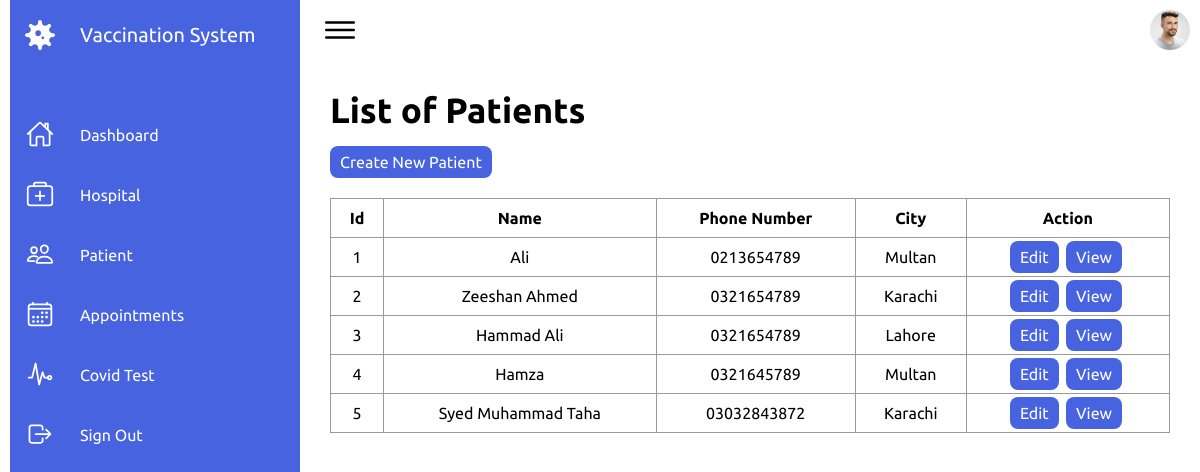
The app's page /Admin/patient.php (signed in) with its own data.
### tables this page shows
CREATE TABLE `tbl_patient` (
  `id` int(11) NOT NULL,
  `name` varchar(50) NOT NULL,
  `contact` varchar(15) NOT NULL,
  `email` varchar(50) NOT NULL,
  `password` varchar(50) NOT NULL,
  `cid` int(11) NOT NULL,
  `address` varchar(150) NOT NULL,
  `gender` varchar(15) NOT NULL,
  `image` varchar(100) NOT NULL,
  `status` varchar(50) NOT NULL DEFAULT 'activate'
);

CREATE TABLE `tbl_city` (
  `id` int(11) NOT NULL,
  `name` varchar(50) NOT NULL
);

### Admin/patient.php (the view, shortened to what this page needs)
<?php
    include("connection.php");
?>
<!DOCTYPE html>
<html lang="en">
<head>
    <link rel="stylesheet" href="assets/css/index.css">
</head>
<body>
    <div class="container">
        <?php
            include("navigation.php");
        ?>
        <div class="main">
            <div class="topbar">
                <div class="toggle">
                    <ion-icon name="menu-outline"></ion-icon>
                </div>
                <div class="user">
                    <a href='profile.php'><img src="assets/imgs/customer01.jpg" alt=""></a>
                </div>
            </div>
            <div class="mainContent">
                <h2 class="title">List of Patients</h2>
                <a href="add_new_patient.php" class="btn">Create New Patient</a>
                <table>
                    <thead>
                        <tr>
                            <th>Id</th>
                            <th>Name</th>
                            <th>Phone Number</th>
                            <th>City</th>
                            <th>Action</th>
                        </tr>
                    </thead>
                    <tbody>
                        <?php
                            $query = "SELECT tbl_patient.*,tbl_city.name as 'cname' FROM tbl_patient INNER JOIN tbl_city ON tbl_patient.cid=tbl_city.id";
                            $result = mysqli_query($connection,$query);
                            foreach($result as $row)
                            {
                                echo
                                "<tr>
                                    <td>$row[id]</td>
                                    <td>$row[name]</td>
                                    <td>$row[contact]</td>
                                    <td>$row[cname]</td>
                                    <td>
                                    <a href='edit_patient.php?id=$row[id]'>Edit</a>&nbsp;
                                    <a href='view_patient.php?id=$row[id]'>View</a>&nbsp";
                            }
                        ?>
                    </tbody>
                </table>
            </div>
        </div>
    </div>
</body>
</html>

### Admin/navigation.php (shortened to what this page needs)
<div class="navigation">
            <ul>
                <li>
                    <a href="#">
                        <span class="icon">
                        </span>
                        <span class="title" style="font-size: 20px; margin-top: 5px;">Vaccination System</span>
                    </a>
                </li>
                <li>
                    <a href="index.php">
                        <span class="icon">
                            <ion-icon name="home-outline"></ion-icon>
                        </span>
                        <span class="title">Dashboard</span>
                    </a>
                </li>
                <li>
                    <a href="hospital.php">
                        <span class="icon">
                            <ion-icon name="medkit-outline"></ion-icon>
                        </span>
                        <span class="title">Hospital</span>
                    </a>
                </li>
                <li>
                    <a href="patient.php">
                        <span class="icon">
                            <ion-icon name="people-outline"></ion-icon>
                        </span>
                        <span class="title">Patient</span>
                    </a>
                </li>
                <li>
                    <a href="appointment.php">
                        <span class="icon">
                            <ion-icon name="calendar-outline"></ion-icon>
                        </span>
                        <span class="title">Appointments</span>
                    </a>
                </li>
                <li>
                    <a href="covid-test.php">
                        <span class="icon">
                            <ion-icon name="pulse-outline"></ion-icon>
                        </span>
                        <span class="title">Covid Test</span>
                    </a>
                </li>
                <li>
                    <a href="logout.php">
                        <span class="icon">
                            <ion-icon name="log-out-outline"></ion-icon>
                        </span>
                        <span class="title">Sign Out</span>
                    </a>
                </li>
            </ul>
        </div>

### Admin/assets/css/index.css (style rules this page uses)
* { font-family: "Ubuntu", sans-serif; margin: 0; padding: 0; box-sizing: border-box; }
:root { --white: #fff; --gray: #f5f5f5; --black1: #222; --black2: #999; --blue:#4763e0; }
body { min-height: 100vh; overflow-x: hidden; }
.container { position: relative; width: 100%; }
.main { position: absolute; width: calc(100% - 300px); left: 300px; min-height: 100vh; background: var(--white); transition: 0.5s; }
.topbar { width: 100%; height: 60px; display: flex; justify-content: space-between; align-items: center; padding: 0 10px; }
.toggle { position: relative; width: 60px; height: 60px; display: flex; justify-content: center; align-items: center; font-size: 2.5rem; cursor: pointer; }
.user { position: relative; width: 40px; height: 40px; border-radius: 50%; overflow: hidden; cursor: pointer; }
.user img { position: absolute; top: 0; left: 0; width: 100%; height: 100%; object-fit: cover; }

### Admin/patient.php (style rules this page uses)
.mainContent { padding: 30px; }
.mainContent .title { font-size: 35px; }
.mainContent table { width: 100%; }
.mainContent table,td,th { margin-top: 20px; border: 1px solid #999; text-align: center; border-collapse: collapse; padding: 10px; }
.mainContent table a { padding: 7px 10px; background-color: #4763e0; text-decoration: none; border-radius: 8px; color: #fff; }
.mainContent .btn { display: inline-block; margin-top: 15px; padding: 7px 10px; background-color: #4763e0; text-decoration: none; border-radius: 8px; color: #fff; }
.navigation { position: fixed; width: 300px; height: 100%; background-color: #4763e0; border-left: 10px solid white; transition: 0.5s; overflow: hidden; }
.navigation ul { position: absolute; top: 0; left: 0; width: 100%; }
.navigation ul li { position: relative; width: 100%; list-style: none; border-top-left-radius: 30px; border-bottom-left-radius: 30px; }
.navigation ul li:nth-child(1) { margin-bottom: 40px; pointer-events: none; }
.navigation ul li a { position: relative; display: block; width: 100%; display: flex; text-decoration: none; color: var(--white); }
.navigation ul li a .icon { position: relative; display: block; min-width: 60px; height: 60px; line-height: 75px; text-align: center; }
.navigation ul li a .icon ion-icon { font-size: 1.75rem; }
.navigation ul li a .title { position: relative; display: block; padding: 0 10px; height: 60px; line-height: 60px; text-align: start; white-space: nowrap; }

### Admin/navigation.php (style rules this page uses)
svg { fill:#ffffff }

### records on screen
tbl_patient: id "1", name "Ali", contact "0213654789", tbl_city.name "Multan"
tbl_patient: id "2", name "Zeeshan Ahmed", contact "0321654789", tbl_city.name "Karachi"
tbl_patient: id "3", name "Hammad Ali", contact "0321654789", tbl_city.name "Lahore"
tbl_patient: id "4", name "Hamza", contact "0321645789", tbl_city.name "Multan"
tbl_patient: id "5", name "Syed Muhammad Taha", contact "03032843872", tbl_city.name "Karachi"
